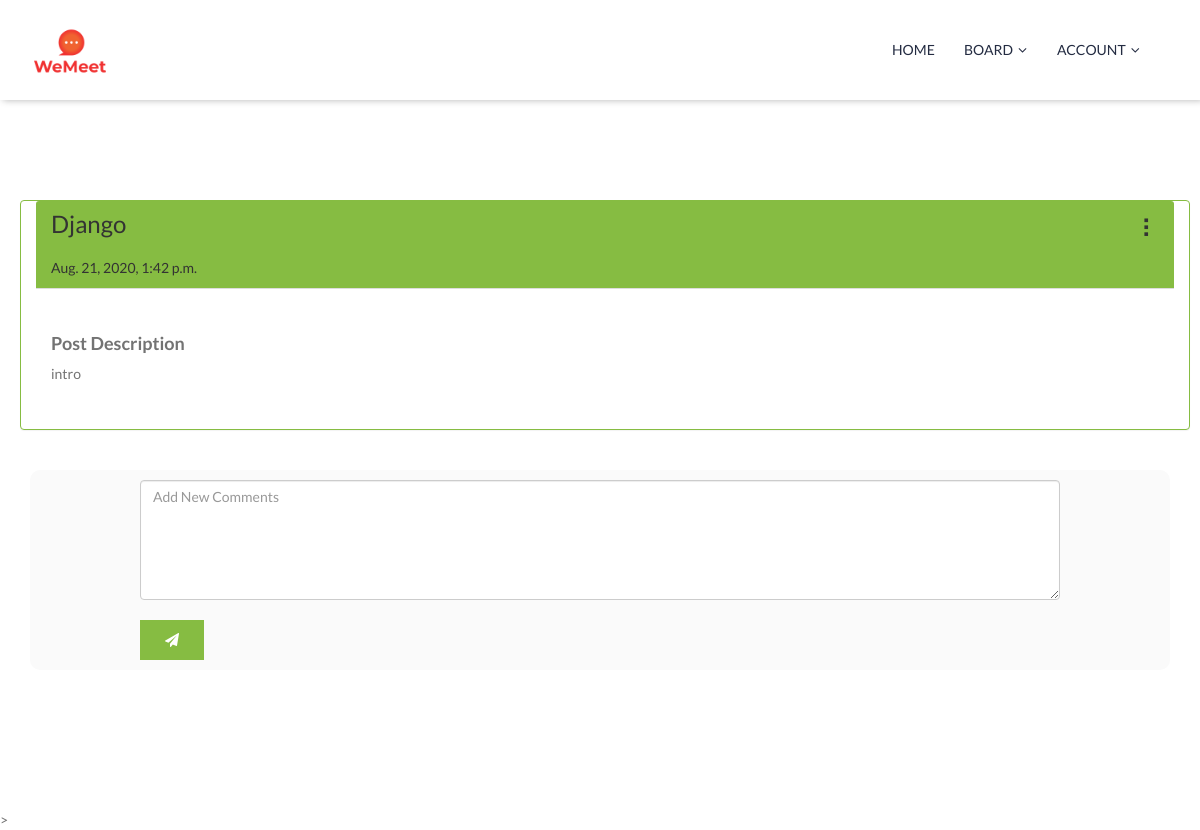
Screenshot of /post/view_post/3 (signed in) with the database file from the repository.
### post/models.py (models this page shows)
class Post(models.Model):
	postId = models.AutoField(primary_key=True)
	postTitle = models.CharField(max_length=50)
	postDescription = models.CharField(max_length=1000)
	createdOn = models.DateTimeField(default = datetime.now)
	createdBy = models.ForeignKey(User,
		on_delete=models.CASCADE)
	boardId = models.ForeignKey(Board,
		on_delete=models.CASCADE)

### post/views.py (the view)
# urls.py: path('view_post/<int:postId>', views.ViewPost.as_view(), name='view_post'),
@method_decorator(login_required, name='dispatch')
class ViewPost(View):
	def get(self, request,postId):
		curr_user = request.user
		post = Post.objects.filter(postId = postId).first()
		board = BoardModel.objects.get(pk = post.boardId.boardId)
		boardMember = BoardMembers.objects.filter(
			Q(boardId=board.boardId), Q(user=curr_user.id)).first()
		viewRight = AccessRights.objects.get(accessRightCode='VIEW_POST')
		canVeiwPost = BoardMembersAccessRights.objects.filter(
			Q(boardMember=boardMember.id), Q(accessRight=viewRight.id))
		if not canVeiwPost:
			return render(request, "404.html")
		postAttachment = Post_Attachments.objects.filter(postId = postId).first()
		comments = Post_Comment.objects.filter(postId = postId)
		return render(request, 'board/postDetails.html',
			{'postobj':post , 'comments':comments,'postatt':postAttachment,
				'board': board, 'user': curr_user})

### board/templatetags/accessTags.py (called while the page is built)
@register.filter(name='getUsersAccessRights')
def getUsersAccessRights(board, user):
	usersRights = {}
	boardMember = BoardMembers.objects.filter(Q(boardId=board.boardId), Q(user=user.id)).first()
	currentRights = BoardMembersAccessRights.objects.filter(boardMember=boardMember.id)
	allRights = AccessRights.objects.all()
	for right in allRights:
		usersRights[right.accessRightCode] = 0
	for right in currentRights:
		usersRights[right.accessRight.first().accessRightCode] = 1
	return usersRights

### globaltables/context_processors.py (called while the page is built)
def sections_processor(request):
    boardTypes = BoardType.objects.all()
    return {'boardTypes':boardTypes}

### templates/board/postDetails.html (shortened to what this page needs)
{% extends 'base.html' %}
{% load static %}
{% block content %}
{% load accessTags %}
{% with board|getUsersAccessRights:user as hasRight %}
<div class="section section-padding courses">
    <div class="container">
        <div class="courses-wrapper">
            <div class="style-show style-grid row">
                <div class="panel panel-default col-sm-12" style="border: solid 1px #86bc42; margin-left: 5px;">
                    <div class="panel-heading text-left" style="background-color: #86bc42;">
                        <span class="h3">{{ postobj.postTitle }}</span>
                        {% if hasRight.UPDATE_POST or hasRight.DELETE_POST %}
                        <span class="pull-right">
                          <div class="dropdown" style="cursor:pointer;">
                            <div class="test dropdown-toggle" data-toggle="dropdown" aria-haspopup="true" aria-expanded="false">
                            </div>
                          </div>
                        </span>
                        {% endif %}
                        <br><br>
                        <span class="h5">{{ postobj.createdOn }}</span>
                    </div>
                    <div class="panel-body text-justify">
                        <br>
                        <div style="font-size: 1.3rem">
                            <h4>Post Description</h4>
                            <p> {{ postobj.postDescription }} </p>
                        </div>
                        <br>
                    </div>
                </div>
            </div>
            {% if hasRight.POST_COMMENT %}
            <div style="background-color: rgb(250,250,250); border-radius: 10px; padding: 10px 0px; margin-top:20px;" class="col-sm-12">
                <div class="col-sm-1"></div>
                <form method="POST" action="{% url 'add_comment' postId=postobj.postId %}" id="addcomment" class="col-sm-10">
                    <textarea type="text" name="commentdes" id="" class="form-control control-input" placeholder="Add New Comments" style="resize: vertical; height: 120px;"></textarea><br>
                    <button type="submit" class="btn btn-login btn-green pull-left"><span class="fa fa-paper-plane"></span></button>
                </form>
                <div class="col-sm-1"></div>
            </div>
            {% endif %}
        </div>
    </div>
    <br><br>
</div>
>
{% endwith %}
{% endblock content %}

### templates/board/postDetails.html (style rules this page uses)
.test:after { content: '\2807'; font-size: 25px; }

### rows the page displays
Post: postTitle "Django", createdOn "Aug. 21, 2020, 1:42 p.m.", postDescription "intro"
